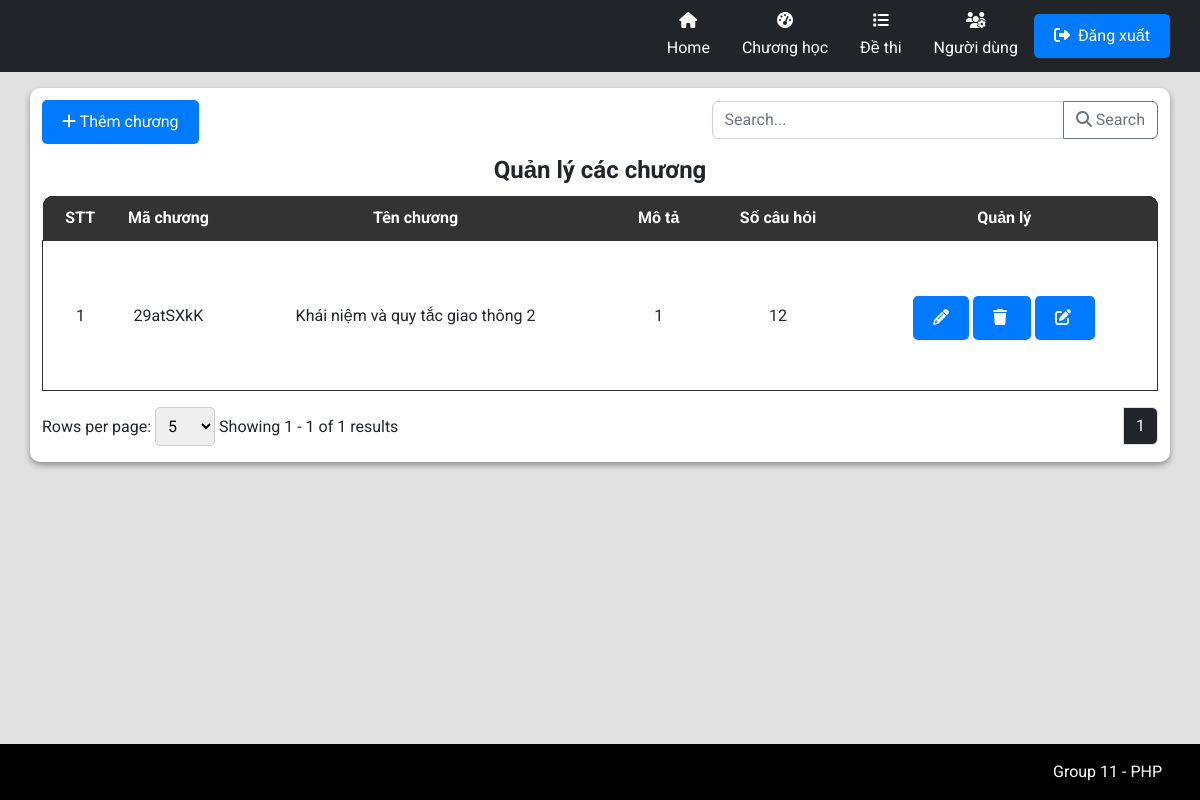
Page /admin/AdminIndex.php?workingPage=chapter on the earlier database version.
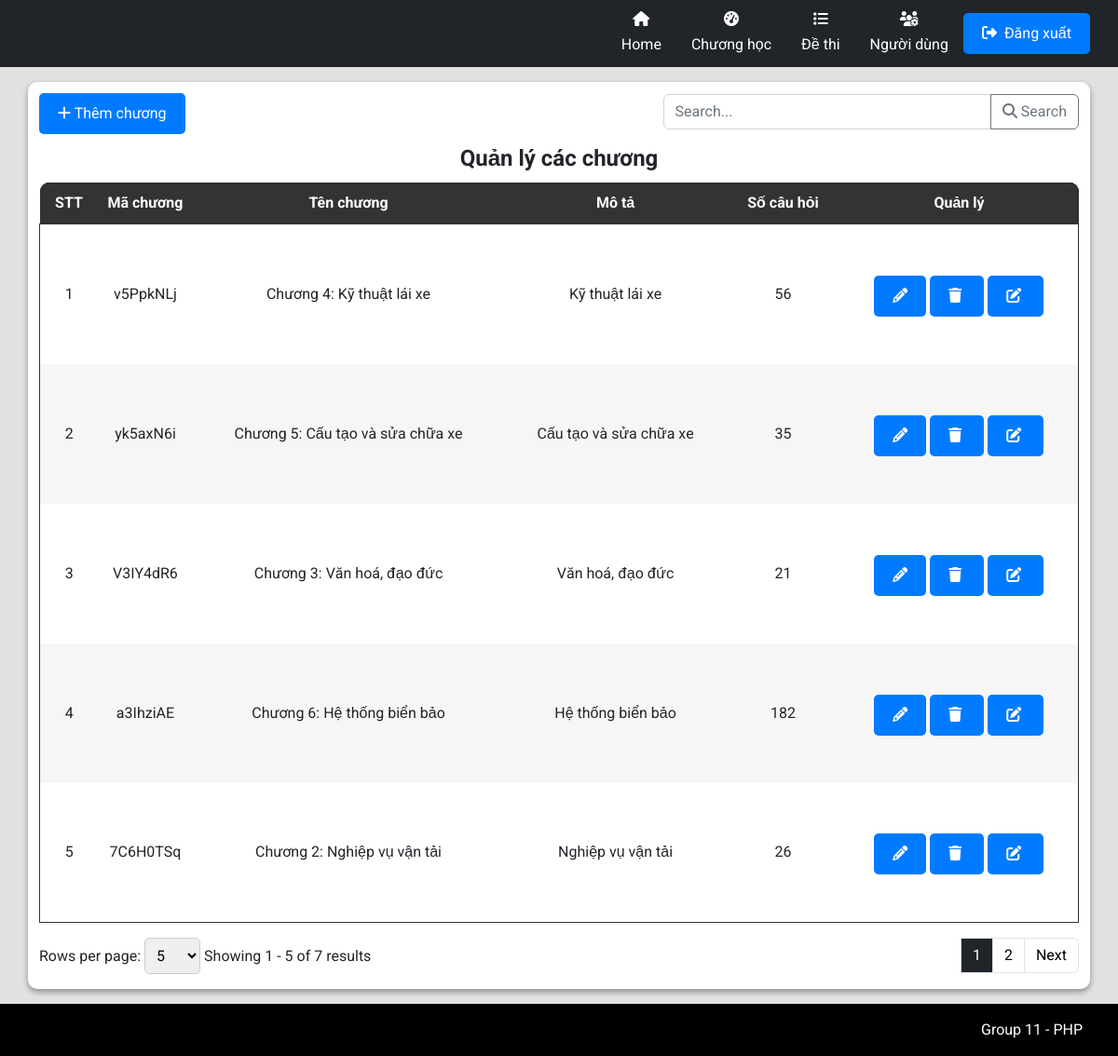
Same page on the later database version.
### tables this page shows
CREATE TABLE `tbl_chapter` (
  `id` varchar(36) NOT NULL,
  `code` varchar(255) DEFAULT NULL,
  `name` varchar(255) DEFAULT NULL,
  `description` varchar(255) DEFAULT NULL,
  `quantity` int(11) DEFAULT NULL
);

### admin/pages/Chapter/ChapterIndex.php (the view, shortened to what this page needs)
<link rel="stylesheet" href="./styles/ProductStyles.css">
<?php
$countAllSql = "SELECT * FROM tbl_chapter";
$total_records = mysqli_num_rows(mysqli_query($connect, $countAllSql));
$pageIndex = isset($_GET['page']) ? $_GET['page'] : 1;
$pageSize = isset($_GET['limit']) ? $_GET['limit'] : 5;
$total_page = ceil($total_records / $pageSize);
$start = ($pageIndex - 1) * $pageSize;
$search = '';
$getTableDataSql = "";
if (isset($_GET['search'])) {
    $getTableDataSql = "SELECT * FROM tbl_chapter
    WHERE
        tbl_chapter.name LIKE N'%" . $search . "%'
    LIMIT $start, $pageSize";
} else {
    $getTableDataSql = "SELECT * FROM tbl_chapter LIMIT $start, $pageSize";
}
$tableData = mysqli_query($connect, $getTableDataSql);
?>
<div class="text-left flex justify-between">
    <button type="button" class="btn btn-primary mb-2 mt-3" data-bs-toggle="modal" data-bs-target="#addChapter">
        <i class="fa-solid fa-plus"></i>
        Thêm chương
    </button>
    <div class="input-group mb-3 align-center mt-3 w-40">
        <input type="text" class="form-control" placeholder="Search..." aria-label="Recipient's username" name="search" id="search-input" aria-describedby="button-addon2">
        <button class="btn btn-outline-secondary" id="search-button" onclick="performSearch()" name="ok">
            <i class="fa-solid fa-magnifying-glass"></i>
            Search
        </button>
    </div>
</div>
<div class="container p-0">
    <table class="w-100">
        <legend class="text-center"><b>Quản lý các chương</b></legend>
        <thead class="table-head w-100">
            <tr class="table-heading">
                <th class="noWrap">STT</th>
                <th class="noWrap">Mã chương</th>
                <th class="noWrap">Tên chương</th>
                <th class="noWrap">Mô tả</th>
                <th class="noWrap">Số câu hỏi</th>
                <th class="noWrap">Quản lý </th>
            </tr>
        </thead>
        <tbody class="table-body">
            <?php
            $displaychapter = 0;
            while ($row = mysqli_fetch_array($tableData)) {
                $displaychapter++;
            ?>
                <tr>
                    <td>
                        <?php echo $displaychapter + ($pageIndex - 1) * $pageSize; ?>
                    </td>
                    <td class="tensanpham">
                        <?php echo $row['code'] ?>
                    </td>
                    <td>
                        <?php echo $row['name'] ?>
                    </td>
                    <td>
                        <?php echo $row['description'] ?>
                    </td>
                    <td>
                        <?php echo $row['quantity'] ?>
                    </td>
                    <td>
                        <button type="button" class="btn btn-primary mb-2 mt-3 con-tooltip top" data-bs-toggle="modal" data-bs-target="#editPopup_<?php echo $row['id']; ?>">
                            <i class="fa-solid fa-pencil"></i>
                        </button>
                        <button type="button" class="btn btn-primary mb-2 mt-3 con-tooltip top" data-bs-toggle="modal" data-bs-target="#confirmPopup_<?php echo $row['id']; ?>">
                            <i class="fa-solid fa-trash mr-1"></i>
                        </button>
                        <a class='btn btn-primary mb-2 mt-3 con-tooltip top text-white productSizeButton color-white' href="?workingPage=question&chapterId=<?php echo $row['id']; ?>">
                            <i class="fa-solid fa-pen-to-square text-white mr-1"></i>
                        </a>
                    </td>
                </tr>
            <?php
            }
            ?>
        </tbody>
    </table>
    <form action="" method="GET">
        <nav class="row py-2" aria-label="Page navigation example">
            <div class="paganation-infor col py-2">
                <form action="" method="GET">
                    <label for="limitSelect">Rows per page:</label>
                    <select name="limit" id="limitSelect" onchange="updatePageAndLimit()">
                        <option value="5" <?php if ($pageSize == 5) echo 'selected'; ?>>5</option>
                    </select>
                </form>
                <label class="mr-4">Showing
                    <?php
                    $startItem = ($pageIndex - 1) * $pageSize + 1;
                    $endItem = min($pageIndex * $pageSize, $total_records);
                    echo "{$startItem} - {$endItem} of {$total_records} results";
                    ?>
                </label>
            </div>
            <ul class="m-0 pagination justify-content-end py-2 col">
                <?php
                $range = 3;
                for ($i = 1; $i <= $total_page; $i++) {
                    if ($i == $pageIndex) {
                        echo '<li class="page-item light">
                        <span name="page" class="page-link text-reset text-white bg-dark" href="?workingPage=chapter&limit=' . ($pageSize) . '&page=' . ($i) . '"> ' . ($i) . ' </span>
                        </li>';
                    } else {
                        if ($i == 1) {
                            echo '<li class="page-item light">
                            <a name="page" class="page-link text-reset text-black" href="?workingPage=chapter&limit=' . ($pageSize) . '&page=' . ($i) . '"> ' . ($i) . ' </a>
                            </li>';
                        }
                        else if ($i > $pageIndex - $range && $i < $pageIndex + $range) {
                            echo '<li class="page-item light">
                            <a name="page" class="page-link text-reset text-black" href="?workingPage=chapter&limit=' . ($pageSize) . '&page=' . ($i) . '"> ' . ($i) . ' </a>
                            </li>';
                        }
                        else if ($i == $total_page) {
                            echo '<li class="page-item light">
                            <a name="page" class="page-link text-reset text-black" href="?workingPage=chapter&limit=' . ($pageSize) . '&page=' . ($i) . '"> ' . ($i) . ' </a>
                            </li>';
                        }
                    }
                }
                ?>
                <?php
                if ($pageIndex < $total_page && $total_page > 1) {
                    echo '<li class="page-item light">
                    <a name="page" class="page-link text-reset text-black" aria-label="Next" href="?workingPage=chapter&limit=' . ($pageSize) . '&page=' . ($pageIndex + 1) . '">
                    Next
                    </a>
                    </li>';
                }
                ?>
            </ul>
    </form>
</div>

### admin/AdminIndex.php (shortened to what this page needs)
<!DOCTYPE html>
<html lang="en">
<head>
    <link rel="stylesheet" href="./styles//AdminStyles.css">
    <link href="https://cdn.jsdelivr.net/npm/bootstrap@5.2.3/dist/css/bootstrap.min.css" rel="stylesheet">
    <link rel="stylesheet" href="https://cdnjs.cloudflare.com/ajax/libs/font-awesome/6.4.2/css/all.min.css" />
    <link rel="stylesheet" href="../common/css/CommonStyle.css">
</head>
<body>
    <div class="wrapper">
        <?php
        include("adminCommon/Header.php");
        include("adminCommon/AdminRouter.php");
        include("adminCommon/Footer.php");
        ?>
    </div>
</body>
</html>

### admin/adminCommon/Header.php (shortened to what this page needs)
<header>
    <div class="px-3 bg-dark text-white">
        <div class="container px-0">
            <div class="d-flex flex-wrap align-items-center justify-content-center justify-content-lg-start">
                <a href="/" class="d-flex align-items-center my-lg-0 me-lg-auto text-white text-decoration-none">
                    <svg class="bi me-2" width="40" height="32" role="img" aria-label="Bootstrap">
                        <use xlink:href="#bootstrap"></use>
                    </svg>
                </a>
                <?php
                if (isset($_GET['workingPage'])) {
                    $workingPage = $_GET['workingPage'];
                }
                ?>
                <?php
                function getHeaderTextColor($currentPage)
                {
                    if ($currentPage == $GLOBALS['workingPage']) echo 'text-secondary';
                    else echo 'text-white';
                }
                ?>
                <ul
                    class="nav my-1 col-12 col-lg-auto justify-content-center my-md-0 text-small flex-middle align-items-center">
                    <li class="flex-center">
                        <a href="AdminIndex.php"
                            class="nav-link <?php getHeaderTextColor(''); ?> flex-column flex-center">
                            <i class="fa-solid fa-house text-white mb-2 "></i>
                            Home
                        </a>
                    </li>
                    <li class="flex-center">
                        <a href="AdminIndex.php?workingPage=chapter"
                            class="nav-link <?php getHeaderTextColor('order'); ?> flex-column flex-center">
                            <i class="fa-solid fa-gauge-high text-white mb-2"></i>
                            Chương học
                        </a>
                    </li>
                    <li class="flex-center">
                        <a href="AdminIndex.php?workingPage=exam"
                            class="nav-link <?php getHeaderTextColor('order'); ?> flex-column flex-center">
                            <i class="fa-solid fa-list text-white mb-2"></i>
                            Đề thi
                        </a>
                    </li>
                    <li class="flex-center">
                        <a href="AdminIndex.php?workingPage=user"
                            class="nav-link <?php getHeaderTextColor('user'); ?> flex-column flex-center">
                            <i class="fa-solid fa-users-gear text-white mb-2"></i>
                            Người dùng
                        </a>
                    </li>
                    <li class="flex-center">
                        <div class="text-end">
                            <button type="button" class="btn btn-primary" data-toggle="modal" data-target="#myModal">
                                <i class="fa-solid fa-right-from-bracket mr-1"></i>
                                Đăng xuất
                            </button>
                        </div>
                    </li>
                </ul>
            </div>
        </div>
    </div>
</header>

### admin/adminCommon/AdminRouter.php (shortened to what this page needs)
<div class="flex-grow-1">
    <div class="container my-4 appCard <?php if (!isset($_GET['workingPage'])) echo "bg-transparent"; ?>">
        <?php
        if ($workingPage == 'chapter') {
            include("./pages/Chapter/ChapterIndex.php");
        } else if ($workingPage == 'question') {
            include("./pages/Question/QuestionIndex.php");
            include("./pages/Question/AddQuestionPopup.php");
        } else if ($workingPage == 'exam') {
            include("./pages/Exam/ExamIndex.php");
            include("./pages/Exam/AddExamPopup.php");
        } else if ($workingPage == 'user') {
            include("./pages/User/UserIndex.php");
        }
        else {
            include("./pages/Dashboard/DashboardIndex.php");
        }
        ?>
    </div>
</div>

### admin/adminCommon/Footer.php
<div class="footer text-right">
    <div class="container p-2 flex-center justify-right py-4">
        <p class="m-0">Group 11 - PHP</p>
    </div>
</div>

### admin/styles/AdminStyles.css (style rules this page uses)
body { display: flex; flex-direction: column; }
.wrapper { flex: 1; width: 100%; display: flex; flex-direction: column; font-family: "Roboto", sans-serif; overflow-x: hidden; background-color: rgb(225, 225, 225); }
.wrapper>.flex-grow-1>.container { background-color: white; border-radius: 10px; }
.appCard { background-color: white; border-radius: 10px; box-shadow: rgba(0, 0, 0, 0.16) 0px 3px 6px, rgba(0, 0, 0, 0.23) 0px 3px 6px; }
.footer { background-color: black !important; color: white; }

### common/css/CommonStyle.css (style rules this page uses)
html { padding: unset; margin: unset; box-sizing: border-box; scroll-behavior: smooth; }
body { min-height: 100vh; }
:root { --pr-color: rgb(62, 148, 163); }
.m-0 { margin: 0 !important; }
.p-0 { padding: 0 !important; }
.px-0 { padding-left: 0 !important; padding-right: 0 !important; }
.mr-1 { margin-right: 4px !important; }
.my-1 { margin-top: 4px !important; margin-bottom: 4px !important; }
.mb-2 { margin-bottom: 8px !important; }
.p-2 { padding: 8px !important; }
.py-2 { padding-top: 8px !important; padding-bottom: 8px !important; }
.mt-3 { margin-top: 12px !important; }
.mb-3 { margin-bottom: 12px !important; }
.px-3 { padding-left: 12px !important; padding-right: 12px !important; }
.mr-4 { margin-right: 16px !important; }
.my-4 { margin-top: 16px !important; margin-bottom: 16px !important; }
.py-4 { padding-top: 16px !important; padding-bottom: 16px !important; }
.w-40 { width: 40%; }
.w-100 { width: 100% !important; }
.flex-center { align-items: center; justify-content: center; display: flex; }
.flex { display: flex; }
.flex-column { display: flex; flex-direction: column; }
.flex-middle { align-items: center; }
.flex-grow-1 { flex-grow: 1; }
.align-center { align-items: center; }
.justify-right { justify-content: flex-end; }
.justify-between { justify-content: space-between; }
.text-center { text-align: center; }
.text-right { text-align: right; }
.text-white { color: #fff !important; }
.text-black { color: #000 !important; }
.con-tooltip { position: relative; background: #F2D1C9; border-radius: 9px; display: inline-block; transition: all 0.3s ease-in-out; cursor: default; }

### admin/styles/ProductStyles.css (style rules this page uses)
* { padding: 0; margin: 0; box-sizing: border-box; }
table { border-radius: 10px; }
.container { width: 100%; }
.table-head { color: white; background-color: #000; }
.table-head .table-heading { background-color: #000; color: white; }
.table-head .table-heading th:first-child { border-top-left-radius: 10px; }
.table-head .table-heading th:last-child { border-top-right-radius: 10px; }
.table-heading { border-radius: 10px; }
.table-head th { padding: 10px; text-align: center; }
.table-head, .table-body { border-collapse: collapse; }
.table-body { border: 1px solid #333; }
.table-body, .table-body tr { background-color: #fff; }
.table-body td { text-align: center; }
.table-body tr:nth-child(2n + 2) { background-color: #f6f6f6; }
table { border-collapse: collapse; background-color: #f8f8f8; }
th, td { padding: 10px; text-align: left; }
th { background-color: #333; color: white; }
.btn-primary { background-color: #007bff; color: white; padding: 10px 20px; border: none; border-radius: 5px; cursor: pointer; }
.noWrap { white-space: nowrap; }
select, option { width: 60px; padding: 8px; border: 1px solid #ccc; border-radius: 5px; }
.tensanpham { width: 100px; height: 150px; text-align: center; }
.productSizeButton { color: white; text-decoration: none; }

Differences in the rows shown:
no longer on this page (row edited): tbl_chapter: pageSize "1", code "29atSXkK", name "Khái niệm và quy tắc giao thông 2", description "1", quantity "12"
added tbl_chapter: pageSize "1", code "v5PpkNLj", name "Chương 4: Kỹ thuật lái xe", description "Kỹ thuật lái xe", quantity "56"
added tbl_chapter: pageSize "2", code "yk5axN6i", name "Chương 5: Cấu tạo và sửa chữa xe", description "Cấu tạo và sửa chữa xe", quantity "35"
added tbl_chapter: pageSize "3", code "V3IY4dR6", name "Chương 3: Văn hoá, đạo đức", description "Văn hoá, đạo đức", quantity "21"
added tbl_chapter: pageSize "4", code "a3IhziAE", name "Chương 6: Hệ thống biển bảo", description "Hệ thống biển bảo", quantity "182"
added tbl_chapter: pageSize "5", code "7C6H0TSq", name "Chương 2: Nghiệp vụ vận tải", description "Nghiệp vụ vận tải", quantity "26"
Other differences:
$endItem: "1" → "5"
$total_records: "1" → "7"
new list line: "2"
text now shown: "Next"
